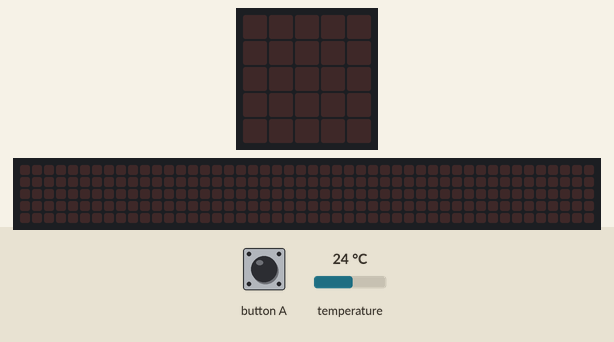
A program run on a simulated BBC micro:bit (MakeCode). Parts: the board's 5×5 LED display, a strip that is not on the board, showing the scrolling text unrolled. The inputs (shaded band) are chosen by the test bench; at power-on: temperature 24 °C. The 48×5 strip is a reading aid, not a part: it shows the text the display is scrolling, unrolled, one strip-width of it at a time.

Above: at 1.2 s.
1.3 s: button A pressed for 0.15 s
At 1.65 s:
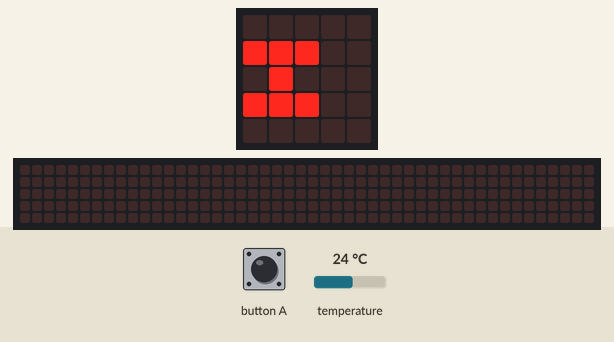
At 2.07 s:
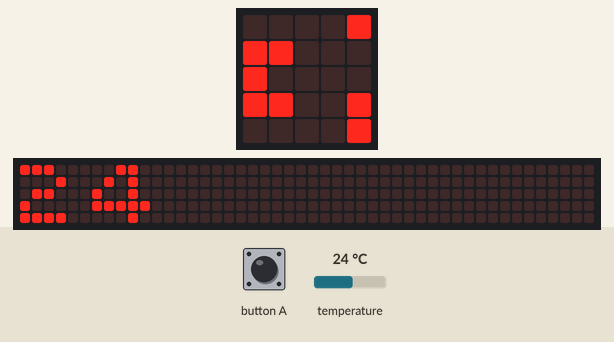
4.3 s: button A pressed for 0.15 s
At 5.02 s:
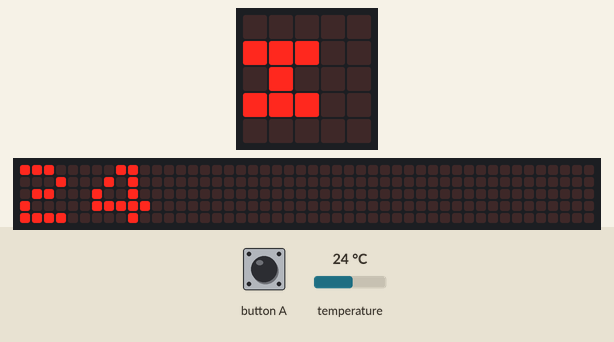
Timing chart, 0 to 7.3 s (numbered marks = the images above; inputs shaded):
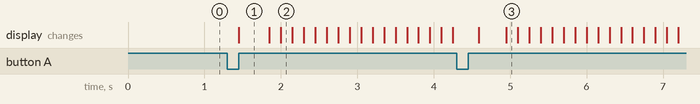

Measured:
- after the input at 1.3 s, the display: changes after 0.15 s (image 1)
- after the input at 4.3 s, the display: first changes after 0.29 s (image 3 shows a later state)
- what the display in image 1 shows lasts 0.4 s, from 1.5 s to 1.9 s

The program:

main.ts
```typescript
radio.onReceivedNumber(function (receivedNumber) {
    if (input.buttonIsPressed(Button.B)) {
        basic.showLeds(`
            # # # . .
            # . . . .
            # # # . .
            # . . . .
            # # # . .
            `)
        basic.showNumber(receivedNumber)
    }
})
input.onButtonPressed(Button.A, function () {
    basic.showLeds(`
        . . . . .
        # # # . .
        . # . . .
        # # # . .
        . . . . .
        `)
    basic.showNumber(TempInt)
})
let TempInt = 0
radio.setGroup(1)
basic.forever(function () {
    TempInt = input.temperature()
    TempInt = TempInt - 0
})
```

test.ts
```typescript
// aquí va el archivo "tests"; esto no se compilará cuando este paquete se utilice como una extensión.
```
